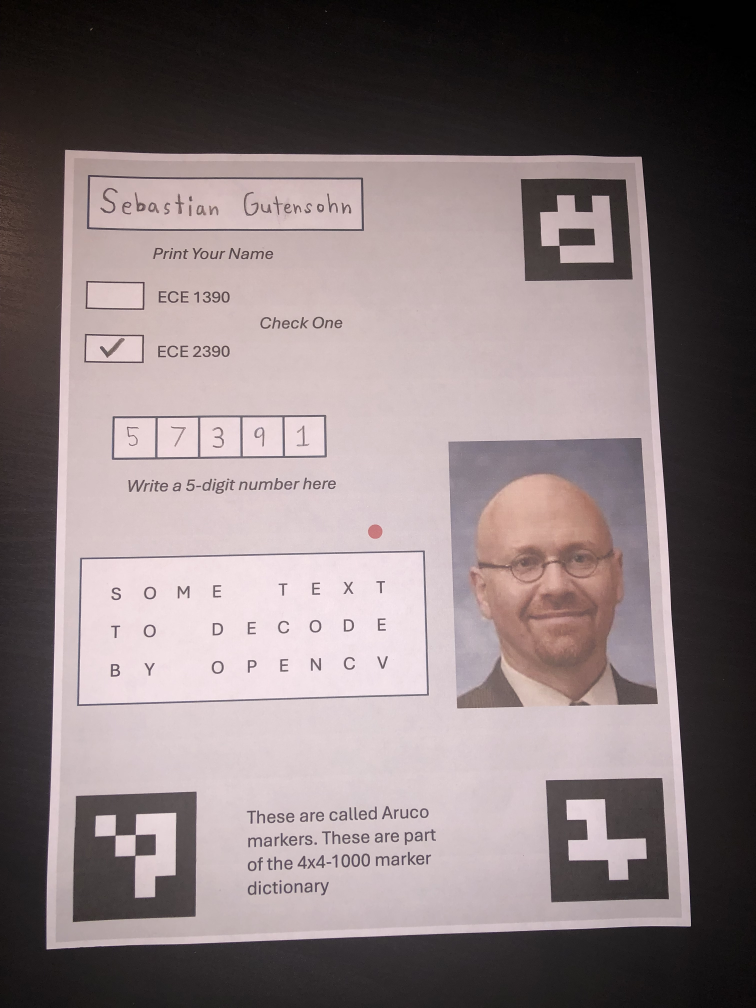
#> input picture IMG_2173.jpg, 3024 x 4032 px (shown at 1/4 size)
$ jupyter execute --allow-errors Homework8.ipynb
#> lines starting #> are read from the running program, lines starting #| are printed output that depends on the picture
## HOMEWORK 8

TODO:
1) Print the image (or hard copies will be given in class) and fill out the "your name", the 1390 vs 2390 checkbox, and enter a random 5 digit number

2) Take a photograph of the paper

3) Using the ACUCO symbols, align and orient the photograph

4) Using EasyOCR, read in the name box that you wrote

5) Write code to check which of the two checkboxes is marked by comparing the intensity in the two boxes

6) Using the example from class on OCR-digits, decode the 5 numbers you wrote

6) Using Tesseract-OCR, read the printed text box ("some test to decode by openCV')

ECE2390 students
8) Using MediaPipe, find the facial features for the image of Dr Huppert and draw the markers on the image.

Note, MediaPipe only works in Python3.11 or lower (the newest 3.12 or 3.13beta have issues with the wheel/Pip install).

---------------------------
Here are the coordinates that can be used for the masks for the regions All positions are in cm. Note, the horizontal axis (x) is defined such that right is positive. The vertical axis (Y) is defined such that up is negative and down is positive.

Red dot [H,W] = 0.5cm [X,Y] = [0cm , 0cm]

TEXT BOX.
[H,W] = 2cm x 10cm [X,Y] = [-10cm, -13cm]

ACURO #1 (Upper Right) [H,W] = 4cm x 4cm [X,Y] = [6cm, -13cm]

ACURO #2 (Upper Right) [H,W] = 4cm x 4cm [X,Y] = [-10cm, 9cm]

ACURO #3 (Lower Right) [H,W] = 4cm x 4cm [X,Y] = [6cm, 9cm]

Checkbox ECE-1390 [H,W] = 1cm x 2cm [X,Y] = [-10cm, -9cm]

Checkbox ECE-2390 [H,W] = 1cm x 2cm [X,Y] = [-10cm, -7cm]

5-digit number [H,W] = 1.5cm x 1.5cm [X,Y] = [{-9,-7.5,-6.-4.5,-3} cm,-4cm]

Some Text to decode [H,W] = 5cm x 12cm [X,Y] = [-10cm, 1cm]

Face Picture [H,W] = 10cm x 7cm [X,Y] = [3cm, -3cm]

[cell 1]
import cv2
import os
import numpy as np
import easyocr
import pytesseract
import mediapipe as mp
import matplotlib.pyplot as plt

# Initialize EasyOCR Reader and MediaPipe FaceMesh
#> (the rest of this cell did not finish here and is left out)

[cell 2]
# Load images
filled_image = cv2.imread(os.path.relpath('IMG_2173.jpg'))
#> filled_image is the input picture: shape (4032, 3024, 3); mean B, G, R 123.1, 121.8, 134.7
template_image = cv2.imread(os.path.relpath('Homework8.jpg'))

# Convert images to grayscale
filled_gray = cv2.cvtColor(filled_image, cv2.COLOR_BGR2GRAY)
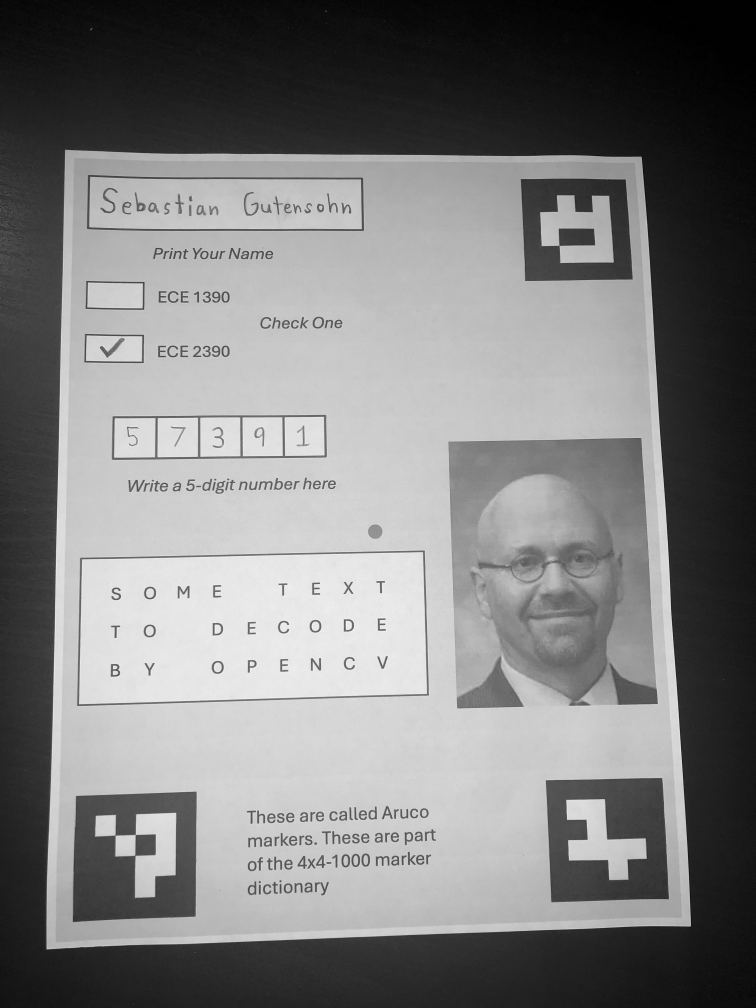
#> filled_gray: shape (4032, 3024) (shown at 1/4 size); min 0, max 253, mean 125.8
#> (the rest of this cell did not finish here and is left out)

[cell 3]
# Load Aruco dictionary and parameters
aruco_dict = cv2.aruco.getPredefinedDictionary(cv2.aruco.DICT_4X4_1000)
aruco_params = cv2.aruco.DetectorParameters()

# Detect Aruco markers in the filled-out image
filled_detector = cv2.aruco.ArucoDetector(aruco_dict, aruco_params)
filled_corners, filled_ids, _ = filled_detector.detectMarkers(filled_gray)
#> filled_corners = ([[304, 3184], [785, 3166], [781, 3666], [291, 3689]], [[2183, 3122], [2647, 3111], [2675, 3596], [2206, 3609]], [[2083, 716], [2501, 717], [2530, 1117], [2100, 1123]]); filled_ids = [0, 7, 53]

# Detect Aruco markers in the template image
template_detector = cv2.aruco.ArucoDetector(aruco_dict, aruco_params)
#> (the rest of this cell did not finish here and is left out)

[cell 4]
# Function to extract ROI
def extract_roi(image, x, y, h, w):
    """
    Extracts a region of interest (ROI) from the given image with (0,0) at the center.

    Args:
    image: input image
    x_center, y_center: center coordinates of the image in pixels
    x, y: coordinates of the top-left corner of the ROI relative to the center
    w, h: width and height of the ROI in cm

    Returns:
    roi: extracted region of interest
    """
    # Convert coordinates from cm to pixels
    cm_to_pixel = 130

    x_pixel = int(x * cm_to_pixel)
    y_pixel = int(y * cm_to_pixel)
    w_pixel = int(w * cm_to_pixel)
    h_pixel = int(h * cm_to_pixel)

    # Assuming (0,0) at the center of the image
    height, width = aligned_image.shape[:2]
    x_center = width // 2
    y_center = height // 2

    # Adjust coordinates for the center
    x_pixel = x_center + x_pixel
    y_pixel = y_center + y_pixel

    # Extract ROI
    roi = image[y_pixel:y_pixel+h_pixel, x_pixel:x_pixel+w_pixel]

    return roi

#> (a cell that did not finish here is left out)

#> (a cell that did not finish here is left out)

#> (a cell that did not finish here is left out)

[cell 8]
import cv2 as cv
from numpy.linalg import norm

# Deskew function
def deskew(img):
    m = cv.moments(img)
    if abs(m['mu02']) < 1e-2:
        return img.copy()
    skew = m['mu11']/m['mu02']
    M = np.float32([[1, skew, -0.5*SZ*skew], [0, 1, 0]])
    img = cv.warpAffine(img, M, (SZ, SZ), flags=cv.WARP_INVERSE_MAP | cv.INTER_LINEAR)
    return img

# HOG Feature extraction
def preprocess_hog(digits):
    samples = []
    for img in digits:
        gx = cv.Sobel(img, cv.CV_32F, 1, 0)
        gy = cv.Sobel(img, cv.CV_32F, 0, 1)
        mag, ang = cv.cartToPolar(gx, gy)
        bin_n = 16
        bin = np.int32(bin_n*ang/(2*np.pi))
        bin_cells = bin[:10,:10], bin[10:,:10], bin[:10,10:], bin[10:,10:]
        mag_cells = mag[:10,:10], mag[10:,:10], mag[:10,10:], mag[10:,10:]
        hists = [np.bincount(b.ravel(), m.ravel(), bin_n) for b, m in zip(bin_cells, mag_cells)]
        hist = np.hstack(hists)

        # Hellinger kernel
        eps = 1e-7
        hist /= hist.sum() + eps
        hist = np.sqrt(hist)
        hist /= norm(hist) + eps

        samples.append(hist)
    return np.float32(samples)

# Load model and predict
def predict_digit(DIGIT_IMAGE):
    # Load the SVM model
    model = cv.ml.SVM_load(MODEL_FILE)

    # Load the new digit image
    img = cv.imread(DIGIT_IMAGE, cv.IMREAD_GRAYSCALE)

    # Preprocess the input image
    img = cv.resize(img, (SZ, SZ))  # Resize to 20x20
    img = deskew(img)  # Deskew the image

    # Prepare HOG features
    hog_features = preprocess_hog([img])  # preprocess_hog expects a list

    # Predict using the SVM model
    result = model.predict(hog_features)[1].ravel()
    print(f"Predicted digit: {int(result[0])}")

# Parameters
SZ = 20  # Size of digit image
MODEL_FILE = 'digits_svm.dat'  # Path to saved SVM model
# [6 lines of commented-out code are left out]

[cell 9]
# Path to the saved individual digit images
digit_paths = [f"digit_{i}.png" for i in range(1, 6)]  # Assuming 5 digits saved as digit_1.png, etc.

# Iterate through each saved digit image and predict
predicted_digits = []
#> (the rest of this cell did not finish here and is left out)

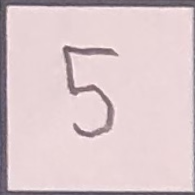
#> input picture digit_1.png, 195 x 195 px
#> in predict_digit, `img = cv.resize(img, (SZ, SZ))`:
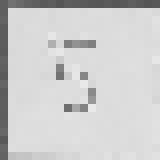
#> img: shape (20, 20) (shown 8 times larger); min 85, max 233, mean 204.9
#> in deskew, `m = cv.moments(img)`: m = moments, m00 81945, centre m10/m00, m01/m00 = (9.8, 9.79)
#> in deskew, `skew = m['mu11']/m['mu02']`: skew = 0.00511
#> in deskew, `M = np.float32([[1, skew, -0.5*SZ*skew], [0, 1, 0]])`: M = [[1, 0.00511, -0.0511], [0, 1, 0]]
#> the loop in preprocess_hog, `for img in digits:` made 1 pass
#> (bin_n, eps) on pass 1: (16, 1e-07)
#> pass 1, in preprocess_hog, `gx = cv.Sobel(img, cv.CV_32F, 1, 0)`:
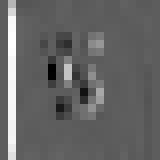
#> gx: shape (20, 20) float32 (shown 8 times larger); min -298, max 517, mean 24.3; drawn with min black and max white
#> pass 1, in preprocess_hog, `gy = cv.Sobel(img, cv.CV_32F, 0, 1)`:
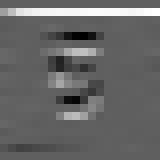
#> gy: shape (20, 20) float32 (shown 8 times larger); min -327, max 542, mean 23.6; drawn with min black and max white
#> pass 1, in preprocess_hog, `mag, ang = cv.cartToPolar(gx, gy)`:
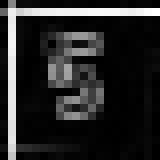
#> mag: shape (20, 20) float32 (shown 8 times larger); min 0, max 542, mean 83.7; drawn with min black and max white
#> pass 1, in preprocess_hog, `mag, ang = cv.cartToPolar(gx, gy)`:
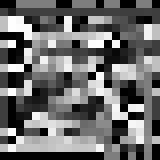
#> ang: shape (20, 20) float32 (shown 8 times larger); min 0, max 6.28, mean 2.66; drawn with min black and max white
#> after the loop in preprocess_hog, `for img in digits:`: samples = 1 item
#> in predict_digit, `result = model.predict(hog_features)[1].ravel()`: result = [7]
#| Predicted digit: 7
#> pass 2 of the loop `for digit_path in digit_paths:`:
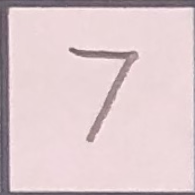
#> input picture digit_2.png, 195 x 195 px
#> in predict_digit (call 2), `img = cv.resize(img, (SZ, SZ))`:
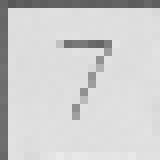
#> img: shape (20, 20) (shown 8 times larger); min 87, max 234, mean 207.5
#> the loop in preprocess_hog (call 2), `for img in digits:` made 1 pass
#> pass 1, in preprocess_hog (call 2), `mag, ang = cv.cartToPolar(gx, gy)`:
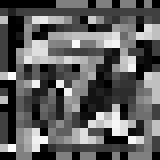
#> ang: shape (20, 20) float32 (shown 8 times larger); min 0, max 6.27, mean 2.35; drawn with min black and max white
#| Predicted digit: 7
